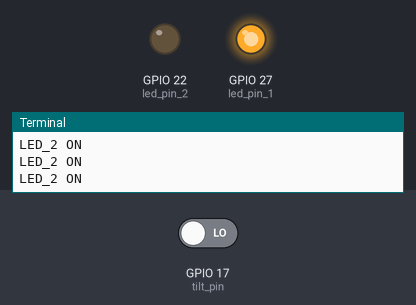
The program below on a simulated Raspberry Pi (BCM pin numbers). On the bench: output pins drawn as LEDs (lit = HIGH), the last lines printed to the terminal. The inputs (shaded band) are chosen by the test bench; at power-on: GPIO 17 (tilt_pin) LOW.

Above: at 1.2 s.
1.3 s: GPIO 17 (tilt_pin) driven HIGH
At 2.7 s:
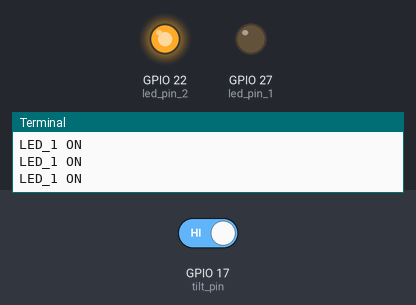
3.0 s: GPIO 17 (tilt_pin) driven LOW
At 3.8 s:
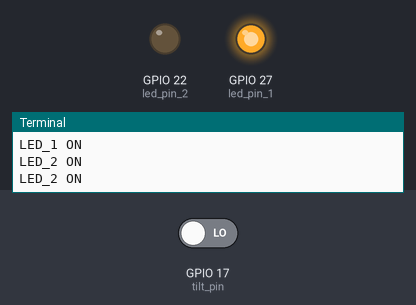
Timing chart, 0 to 6.0 s (numbered marks = the images above; inputs shaded):
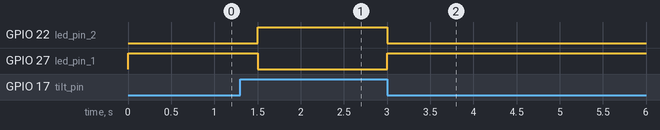

The program:

2_1_3.py
```python
import RPi.GPIO as GPIO
import time

tilt_pin = 17
led_pin_1 = 27
led_pin_2 = 22


def setup():
    GPIO.setmode(GPIO.BCM)
    GPIO.setup(tilt_pin, GPIO.IN)
    GPIO.setup(led_pin_1, GPIO.OUT, initial=GPIO.HIGH)
    GPIO.setup(led_pin_2, GPIO.OUT, initial=GPIO.HIGH)

def main():
    while True:
        if GPIO.input(tilt_pin) == 1:
            print("LED_1 ON")
            GPIO.output(led_pin_1, GPIO.LOW)
            GPIO.output(led_pin_2, GPIO.HIGH)
        if GPIO.input(tilt_pin) == 0:
            print("LED_2 ON")
            GPIO.output(led_pin_2, GPIO.LOW)
            GPIO.output(led_pin_1, GPIO.HIGH)

        time.sleep(.5)

def destroy():
    GPIO.output(led_pin_1, GPIO.HIGH)
    GPIO.output(led_pin_2, GPIO.HIGH)
    GPIO.cleanup()

if __name__ == "__main__":
    setup()
    try:
        main()
    except KeyboardInterrupt:
        destroy()
```

Measured:
- after the input at 1.3 s, GPIO 22 (led_pin_2): LOW → HIGH after 0.20 s; GPIO 27 (led_pin_1): HIGH → LOW after 0.20 s
- after the input at 3.0 s, GPIO 22 (led_pin_2): HIGH → LOW at once; GPIO 27 (led_pin_1): LOW → HIGH at once
